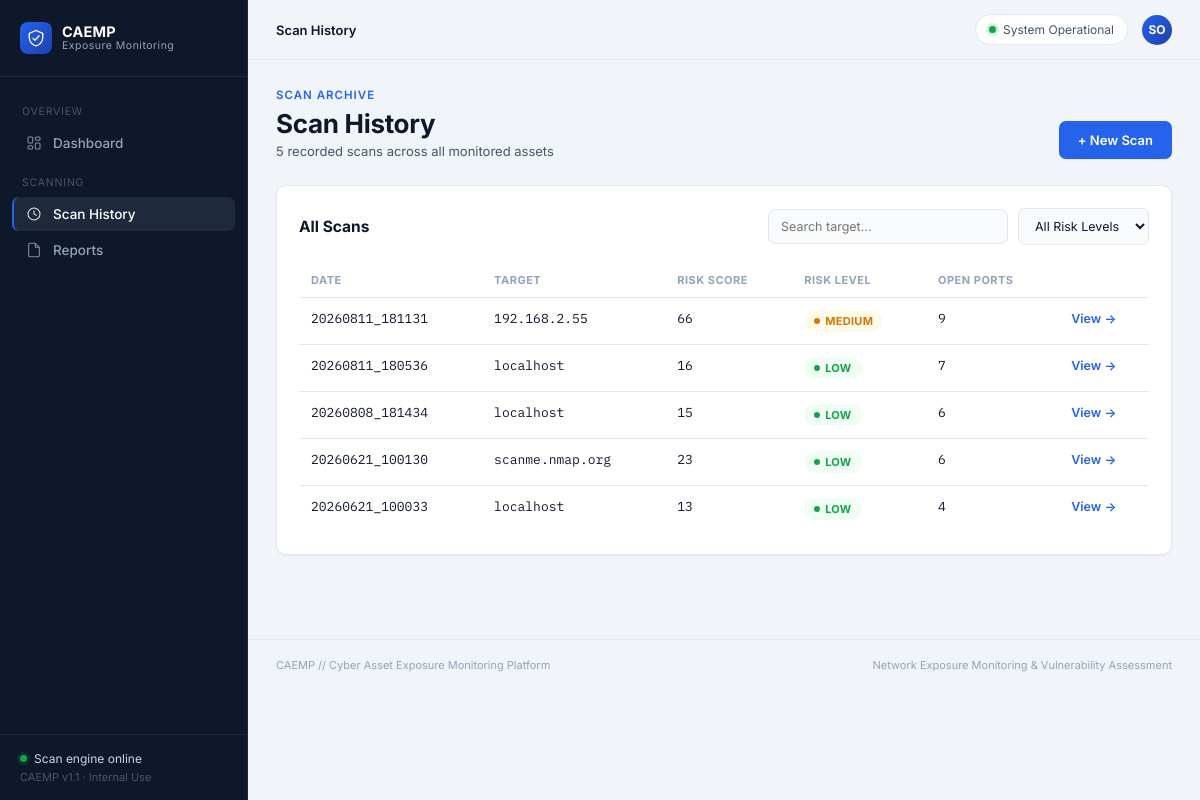
The app's page /history with its own data.
### tables this page shows
CREATE TABLE scan_runs (
        scan_uid TEXT PRIMARY KEY,
        scan_date TEXT,
        target TEXT,
        total_risk INTEGER,
        risk_level TEXT,
        open_ports INTEGER,
        services_detected INTEGER,
        duration_seconds REAL,
        new_ports TEXT,
        removed_ports TEXT,
        changed_services TEXT,
        report_file TEXT
    );

### app.py (the view)
@app.route("/history")
def history():
    conn = get_db()
    cur = conn.cursor()
    cur.execute("SELECT * FROM scan_runs ORDER BY scan_date DESC")
    runs = cur.fetchall()
    conn.close()
    return render_template("history.html", runs=runs)

### app.py (called while the page is built)
def get_db():
    conn = sqlite3.connect(DB_PATH)
    conn.row_factory = sqlite3.Row
    return conn

### templates/history.html (shortened to what this page needs)
{% extends "base.html" %}
{% block crumb %}Scan History{% endblock %}
{% block content %}
<div class="page-header">
  <div>
    <p class="page-eyebrow">Scan Archive</p>
    <h1 class="page-title">Scan History</h1>
    <p class="page-subtitle">{{ runs|length }} recorded scan{{ 's' if runs|length != 1 else '' }} across all monitored assets</p>
  </div>
  <a href="{{ url_for('dashboard') }}" class="btn btn-primary">+ New Scan</a>
</div>
<section class="panel">
  <div class="panel-head">
    <h2>All Scans</h2>
    <div class="table-toolbar">
      <input type="text" id="history-search" class="table-search" placeholder="Search target...">
      <select id="risk-filter" class="table-select">
        <option value="">All Risk Levels</option>
      </select>
    </div>
  </div>
  <div class="table-wrap">
    <table class="data-table" id="history-table">
      <thead>
        <tr>
          <th class="sortable" data-key="date">Date </th>
          <th class="sortable" data-key="target">Target </th>
          <th class="sortable" data-key="risk">Risk Score </th>
          <th data-key="level">Risk Level</th>
          <th class="sortable" data-key="ports">Open Ports </th>
          <th></th>
        </tr>
      </thead>
      <tbody>
        {% for r in runs %}
        <tr class="row-clickable" data-target="{{ r['target']|lower }}" data-level="{{ r['risk_level'] }}" onclick="window.location='{{ url_for('scan_results', scan_uid=r['scan_uid']) }}'">
          <td data-label="Date" class="mono dim">{{ r["scan_date"] }}</td>
          <td data-label="Target" class="mono">{{ r["target"] }}</td>
          <td data-label="Risk Score" class="mono">{{ r["total_risk"] }}</td>
          <td data-label="Risk Level"><span class="badge badge-{{ 'critical' if r['risk_level'] == 'HIGH' else ('medium' if r['risk_level'] == 'MEDIUM' else 'low') }}">{{ r["risk_level"] }}</span></td>
          <td data-label="Open Ports" class="mono">{{ r["open_ports"] }}</td>
          <td><a href="{{ url_for('scan_results', scan_uid=r['scan_uid']) }}" class="row-link">View →</a></td>
        </tr>
        {% else %}
        <tr><td colspan="6" class="empty-row">No scans recorded yet. Run a scan from the Dashboard to populate history.</td></tr>
        {% endfor %}
      </tbody>
    </table>
  </div>
</section>
{% endblock %}

### templates/base.html (shortened to what this page needs)
<!doctype html>
<html lang="en">
<head>
<link rel="stylesheet" href="{{ url_for('static', filename='css/style.css') }}">
</head>
<body>
<div class="app-shell">
  <aside class="sidebar" id="sidebar">
    <div class="sidebar-brand">
      <span class="sidebar-brand-mark">
        <svg width="18" height="18" viewBox="0 0 24 24" fill="none">
          <path d="M12 2L3 6V11C3 16.5 6.8 21.2 12 22.5C17.2 21.2 21 16.5 21 11V6L12 2Z" stroke="currentColor" stroke-width="1.8"/>
          <path d="M8 12.5L10.7 15L16 9" stroke="currentColor" stroke-width="1.8" stroke-linecap="round" stroke-linejoin="round"/>
        </svg>
      </span>
      <span class="sidebar-brand-text">
        <span class="sidebar-brand-title">CAEMP</span>
        <span class="sidebar-brand-sub">Exposure Monitoring</span>
      </span>
    </div>
    <nav class="sidebar-nav">
      <span class="sidebar-section-label">Overview</span>
      <a href="{{ url_for('dashboard') }}" class="sidebar-link {{ 'active' if request.path == '/' }}">
        Dashboard
      </a>
      <span class="sidebar-section-label">Scanning</span>
      <a href="{{ url_for('history') }}" class="sidebar-link {{ 'active' if request.path == '/history' }}">
        <svg width="16" height="16" viewBox="0 0 24 24" fill="none"><circle cx="12" cy="12" r="9" stroke="currentColor" stroke-width="1.6"/><path d="M12 7v5l3.5 2" stroke="currentColor" stroke-width="1.6" stroke-linecap="round"/></svg>
        Scan History
      </a>
      <a href="{{ url_for('reports') }}" class="sidebar-link {{ 'active' if request.path == '/reports' }}">
        <svg width="16" height="16" viewBox="0 0 24 24" fill="none"><path d="M14 2H6a2 2 0 0 0-2 2v16a2 2 0 0 0 2 2h12a2 2 0 0 0 2-2V8l-6-6Z" stroke="currentColor" stroke-width="1.6" stroke-linejoin="round"/><path d="M14 2v6h6" stroke="currentColor" stroke-width="1.6" stroke-linejoin="round"/></svg>
        Reports
      </a>
    </nav>
    <div class="sidebar-footer">
      <div class="sidebar-status"><span class="status-dot"></span> Scan engine online</div>
      CAEMP v1.1 &middot; Internal Use
    </div>
  </aside>
  <div class="main-area">
    <header class="topbar">
      <div style="display:flex; align-items:center; gap:14px;">
        <div class="topbar-crumb">
          <strong>{% block crumb %}Dashboard{% endblock %}</strong>
        </div>
      </div>
      <div class="topbar-actions">
        <div class="topbar-pill">
          <span class="status-dot" style="box-shadow:0 0 0 3px rgba(22,163,74,0.18);"></span>
          System Operational
        </div>
        <div class="avatar">SO</div>
      </div>
    </header>
    <main class="page">
      {% block content %}{% endblock %}
    </main>
    <footer class="site-footer">
      <span>CAEMP // Cyber Asset Exposure Monitoring Platform</span>
      <span class="dim">Network Exposure Monitoring &amp; Vulnerability Assessment</span>
    </footer>
  </div>
</div>
</body>
</html>

### records on screen
scan_runs: scan_date "20260811_181131", target "192.168.2.55", total_risk "66", risk_level "MEDIUM", open_ports "9"
scan_runs: scan_date "20260811_180536", target "localhost", total_risk "16", risk_level "LOW", open_ports "7"
scan_runs: scan_date "20260808_181434", target "localhost", total_risk "15", risk_level "LOW", open_ports "6"
scan_runs: scan_date "20260621_100130", target "scanme.nmap.org", total_risk "23", risk_level "LOW", open_ports "6"
scan_runs: scan_date "20260621_100033", target "localhost", total_risk "13", risk_level "LOW", open_ports "4"

### other values on screen
{{ runs|length }} "5"
{{ 's' if runs|length != 1 else '' }} "s"
